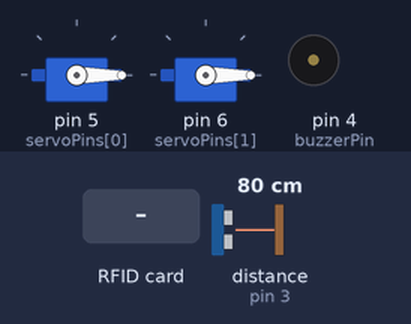
A sketch run on a simulated Arduino Uno, built with avr-gcc and run on an emulated ATmega328P. Shown: 2 × servo, buzzer (waves = sounding). Wiring (inferred from the names in the program): ultrasonic range finder: trigger pin 2; echo pin 3. Inputs (shaded band) come from the test bench; at power-on: distance to the obstacle (sensor on pin 3) 80 cm. The echo pulse lasts 58.3 µs per cm; what the sketch prints to the serial monitor is not drawn.

Above: at 1.2 s.
1.3 s: distance to the obstacle (sensor on pin 3) set to 12 cm
2.8 s: distance to the obstacle (sensor on pin 3) set to 9 cm
At 3.1 s:
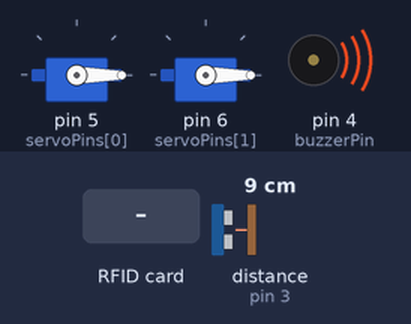
5.8 s: RFID card EA 58 79 15 held to the reader
At 6.9 s:
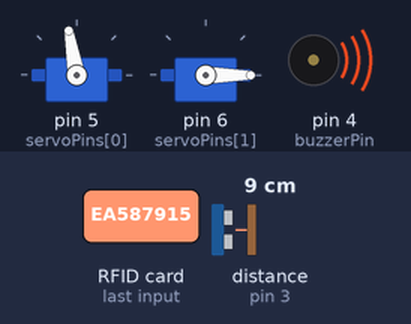
8.8 s: RFID card 0B 1C 55 1C held to the reader
At 10.0 s:
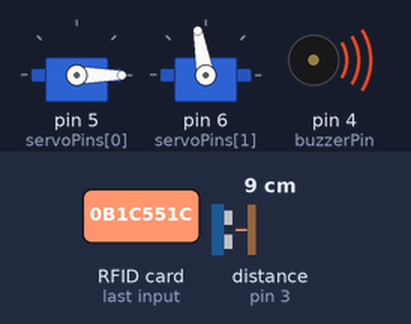
11.8 s: RFID card 5E 7A 19 C4 held to the reader
Timing chart, 0 to 15.8 s (numbered marks = the images above; inputs shaded):
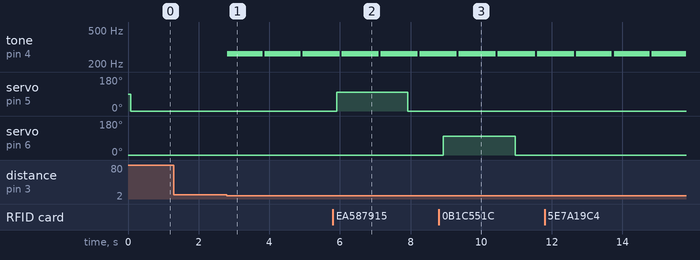

Measured:
- the behaviour switches between 11 and 10 cm on distance to the obstacle (sensor on pin 3) (found by bisection; images 0 and 1)
- after the input at 1.3 s, every drawn part: stays the same
- after the input at 2.8 s, tone on pin 4 (buzzerPin): alternates 262 Hz for 1.0 s and silent for 0.06 s, starting at once
- after the input at 5.8 s, servo on pin 5 (servoPins[0]): 0° → 100° after 0.11 s, → 0° 2.0 s later
- after the input at 8.8 s, servo on pin 6 (servoPins[1]): 0° → 100° after 0.13 s, → 0° 2.0 s later

The sketch:

Arduino.ino
```cpp
// (licence header left out)
#include <SPI.h>
#include <MFRC522.h>
#include <Servo.h>

#define SS_PIN 10
#define RST_PIN 9

#define trigPin 2
#define echoPin 3
#define buzzerPin 4
const int buzzerDuration = 1000;
bool buzzerActive = false;
unsigned long buzzerTimer;

int pulseWidth;
int distance;

MFRC522 rfid(SS_PIN, RST_PIN); // Instance of the class
MFRC522::MIFARE_Key key;

// Init array that will store new NUID
byte nuidPICC[4];

// 서보 모터의 수를 정의합니다.
const int numServos = 2;
int servoPins[numServos] = {5, 6}; // 각 서보 모터의 핀 번호 배열
const int sustainTime = 2000;
// 서보 모터의 상태와 타이머를 관리하기 위한 구조체
struct ServoState
{
    Servo servo;
    unsigned long timer;
    bool isActive;
};
ServoState servos[numServos];

// UID를 위한 byte 배열 정의
byte TagUIDS[2][4] = {
    {0xEA, 0x58, 0x79, 0x15},
    {0x0B, 0x1C, 0x55, 0x1C}};

void setup()
{
    Serial.begin(9600);
    SPI.begin();     // Init SPI bus
    rfid.PCD_Init(); // Init MFRC522

    pinMode(buzzerPin, OUTPUT);

    // 초음파
    pinMode(trigPin, OUTPUT);
    pinMode(echoPin, INPUT);
    digitalWrite(trigPin, LOW);

    for (int i = 0; i < numServos; i++)
    {
        servos[i].servo.attach(servoPins[i], 600, 2400);
        servos[i].servo.write(0);
        servos[i].isActive = false;
    }

    for (byte i = 0; i < 6; i++)
    {
        key.keyByte[i] = 0xFF;
    }

    Serial.println(F("This code scan the MIFARE Classsic NUID."));
    Serial.print(F("Using the following key:"));
    printHex(key.keyByte, MFRC522::MF_KEY_SIZE);
}

void loop()
{
    // 초음파 거리, 서보 모터 상태 업데이트(초 단위)
    updateDistance();
    updateServo();
    Serial.println();

    // Reset the loop if no new card present on the sensor/reader. This saves the entire process when idle.
    if (!rfid.PICC_IsNewCardPresent())
        return;
    // Verify if the NUID has been readed
    if (!rfid.PICC_ReadCardSerial())
        return;

    Serial.print(F("PICC type: "));
    MFRC522::PICC_Type piccType = rfid.PICC_GetType(rfid.uid.sak);
    Serial.println(rfid.PICC_GetTypeName(piccType));

    // Check is the PICC of Classic MIFARE type
    if (piccType != MFRC522::PICC_TYPE_MIFARE_MINI && piccType != MFRC522::PICC_TYPE_MIFARE_1K && piccType != MFRC522::PICC_TYPE_MIFARE_4K)
    {
        Serial.println(F("Your tag is not of type MIFARE Classic."));
        return;
    }

    if (rfid.uid.uidByte[0] != nuidPICC[0] || rfid.uid.uidByte[1] != nuidPICC[1] || rfid.uid.uidByte[2] != nuidPICC[2] || rfid.uid.uidByte[3] != nuidPICC[3])
    {
        Serial.println(F("A new card has been detected."));
        // Store NUID into nuidPICC array
        for (byte i = 0; i < 4; i++)
        {
            nuidPICC[i] = rfid.uid.uidByte[i];
        }
        Serial.println(F("The NUID tag is:"));
        Serial.print(F("In hex: "));
        printHex(rfid.uid.uidByte, rfid.uid.size);
        Serial.println();
    }
    else
        Serial.println(F("Card read previously."));

    // 특정 태그 감지 시 서보 모터 배열을 사용하여 움직임
    for (int i = 0; i < numServos; i++)
    {
        if (isUIDEqual(rfid.uid.uidByte, TagUIDS[i]))
        {
            moveServo(i);
        }
    }

    // Halt PICC
    rfid.PICC_HaltA();
    // Stop encryption on PCD
    rfid.PCD_StopCrypto1();
}

void printHex(byte *buffer, byte bufferSize)
{
    for (byte i = 0; i < bufferSize; i++)
    {
        Serial.print(buffer[i] < 0x10 ? " 0" : " ");
        Serial.print(buffer[i], HEX);
    }
}

// UID 배열이 동일한지 확인하는 함수
bool isUIDEqual(byte *uid1, byte *uid2)
{
    for (byte i = 0; i < 4; i++)
    {
        if (uid1[i] != uid2[i])
        {
            return false;
        }
    }
    return true;
}

void updateDistance()
{
    digitalWrite(trigPin, HIGH);
    delayMicroseconds(10);
    digitalWrite(trigPin, LOW);
    pulseWidth = pulseIn(echoPin, HIGH);
    distance = pulseWidth / 58;
    Serial.print(distance);
    Serial.print(" cm\t");
    // 부저 상태 업데이트
    if (distance < 10 && distance >= 2 && !buzzerActive)
    {
        tone(buzzerPin, 262, 2000); // 부저 켜기
        buzzerActive = true;
        buzzerTimer = millis();
    }
    if (buzzerActive && millis() - buzzerTimer > buzzerDuration)
    {
        digitalWrite(buzzerPin, LOW); // 부저 끄기
        noTone(buzzerPin);
        buzzerActive = false;
    }
}
void updateServo()
{
    for (int i = 0; i < numServos; i++)
    {
        Serial.print(i);
        Serial.print("번 서보 ");
        Serial.print(servos[i].isActive ? "Active " : "Not Act ");
        Serial.print((millis() - servos[i].timer) / 1000);
        Serial.print("초\t");
        if (servos[i].isActive && millis() - servos[i].timer > sustainTime)
        {
            servos[i].servo.write(0);
            servos[i].isActive = false;
        }
    }
}
void moveServo(int servoIndex)
{
    servos[servoIndex].servo.write(100);
    servos[servoIndex].timer = millis();
    servos[servoIndex].isActive = true;
}
```
